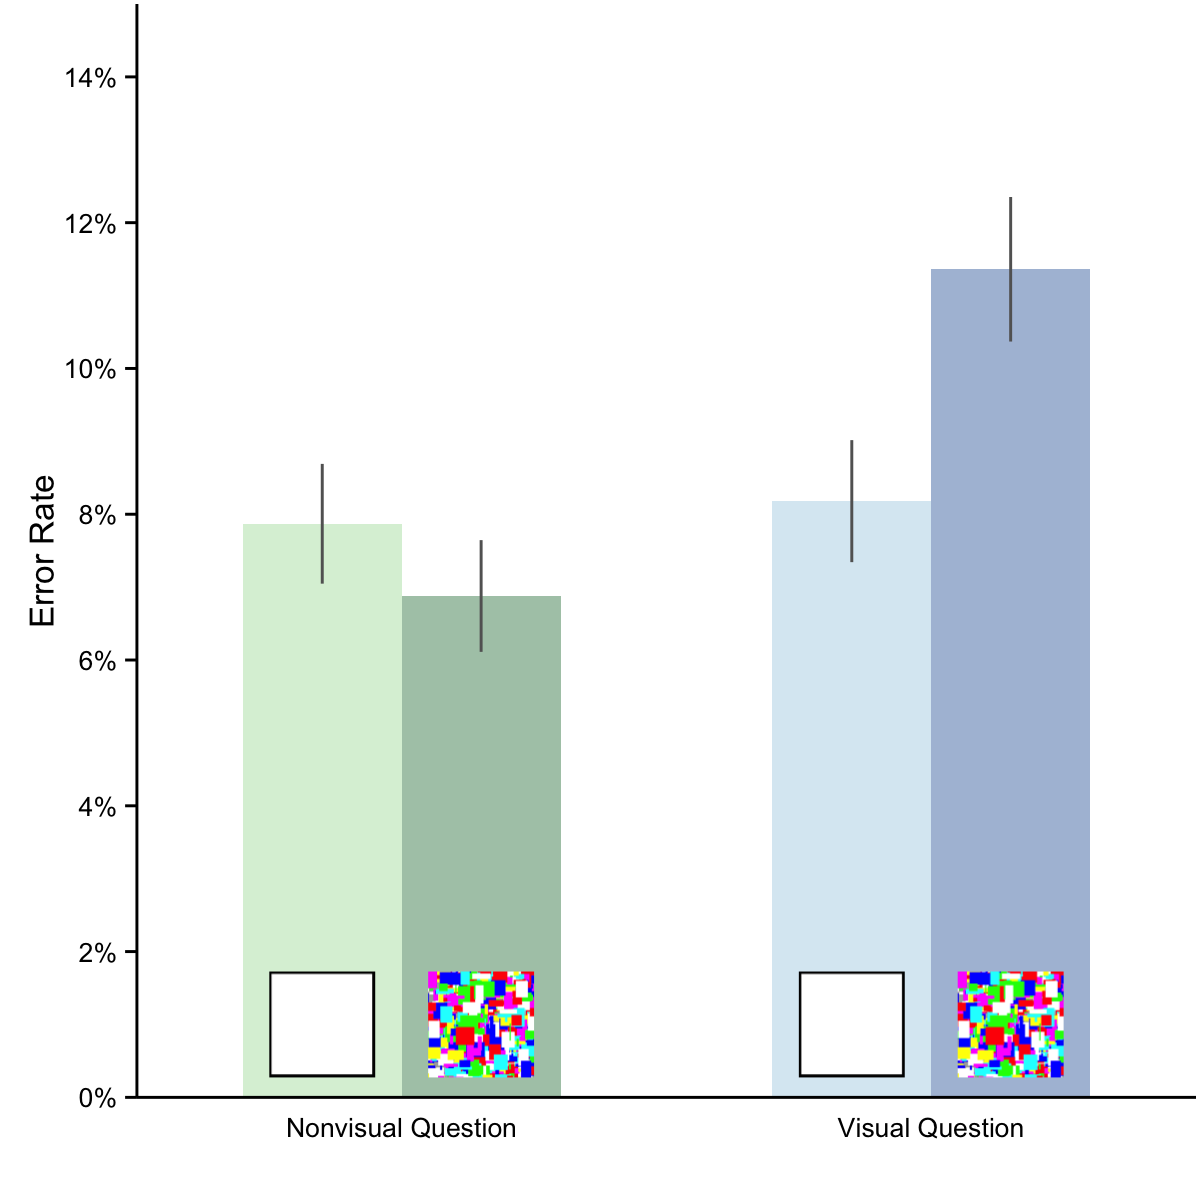

R code for this plot:
source("models/question_first/feat_type__accuracy.R")

library(AICcmodavg)
library(lme4)
library(dplyr)

dv_columns <- c("feat_type", "feat_c", "mask_type", "mask_c")
points <- question_first[, dv_columns] %>% unique()
error_rates <- predictSE(feat_type_error_mod, points, se.fit = TRUE, type = "response") %>%
  as.data.frame() %>% select(rate = fit, se = se.fit) %>% 
  cbind(points, .)

# ------------------------------------------------------------------------------
# Adjust for plot
error_rates <- error_rates %>% mutate(
  mask_type = factor(mask_type, levels = c("nomask", "mask")),
  fill = paste0(feat_type, mask_type)
)

# ------------------------------------------------------------------------------
# Create grobs from images to use as axis labels.

source("plots/axis-icons.R")

get_icon <- function(x) {
  icon_width <- 0.2
  list(xmin = x - icon_width/2, 
       xmax = x + icon_width/2)
}

get_pos <- function(x) {
  icon_gutter <- 0.15  # bar width
  
  list(left_icon = get_icon(x - icon_gutter),
       right_icon = get_icon(x + icon_gutter))
}

icon_top <- -0.13

left_pos_x <- -0.5
right_pos_x <- 0.5

left_pos <- get_pos(left_pos_x)
right_pos <- get_pos(right_pos_x)


# ------------------------------------------------------------------------------
# Load color scheme.
source("plots/colorscheme.R")

# ------------------------------------------------------------------------------
# Load ggplot base call
source("plots/errorbar.R")

grid.draw(errorbars())

png("plots/question_first/feat_type__accuracy.png", width = 6, height = 6, units = "in", res = 200)
grid.draw(errorbars())
dev.off()
